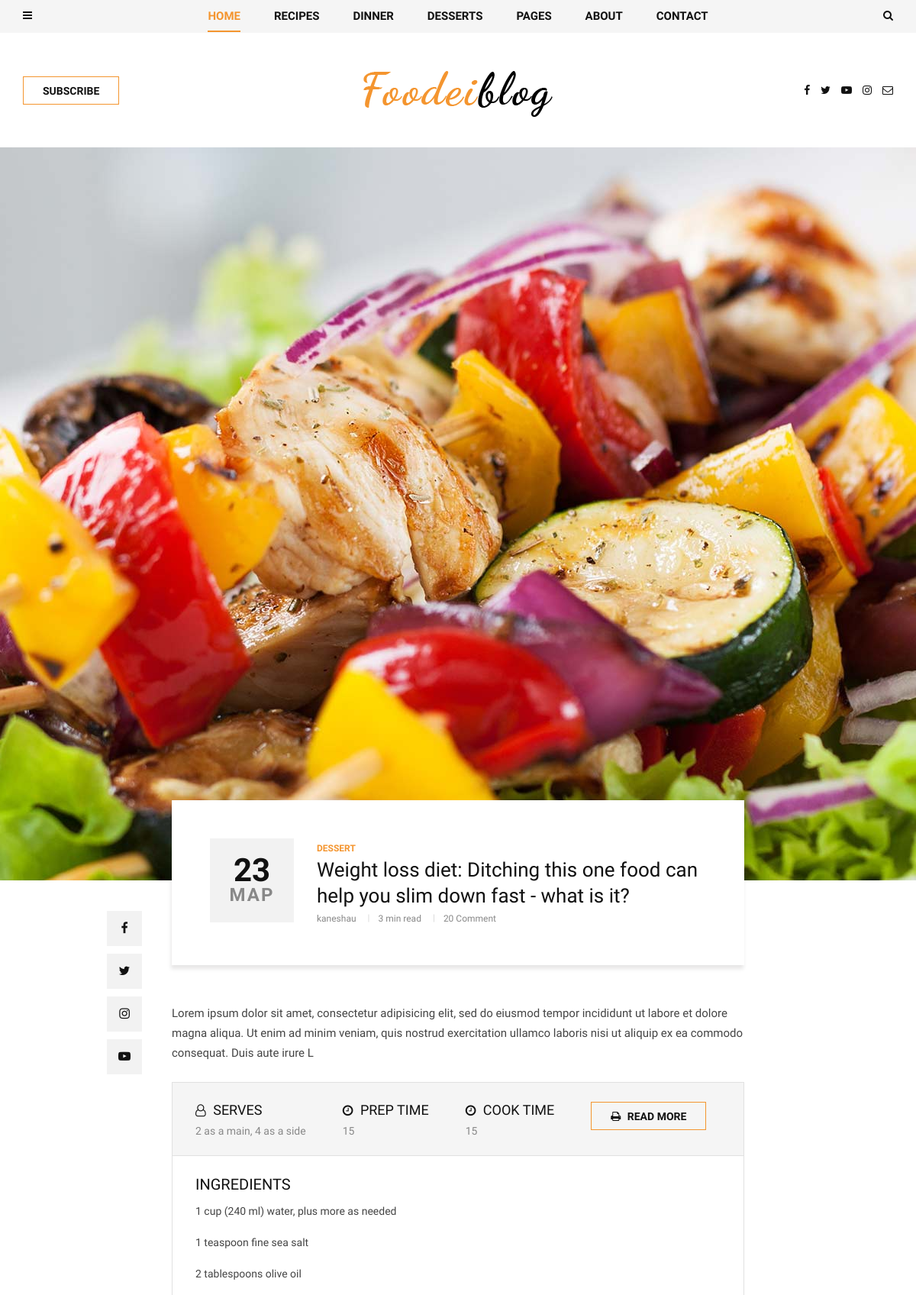
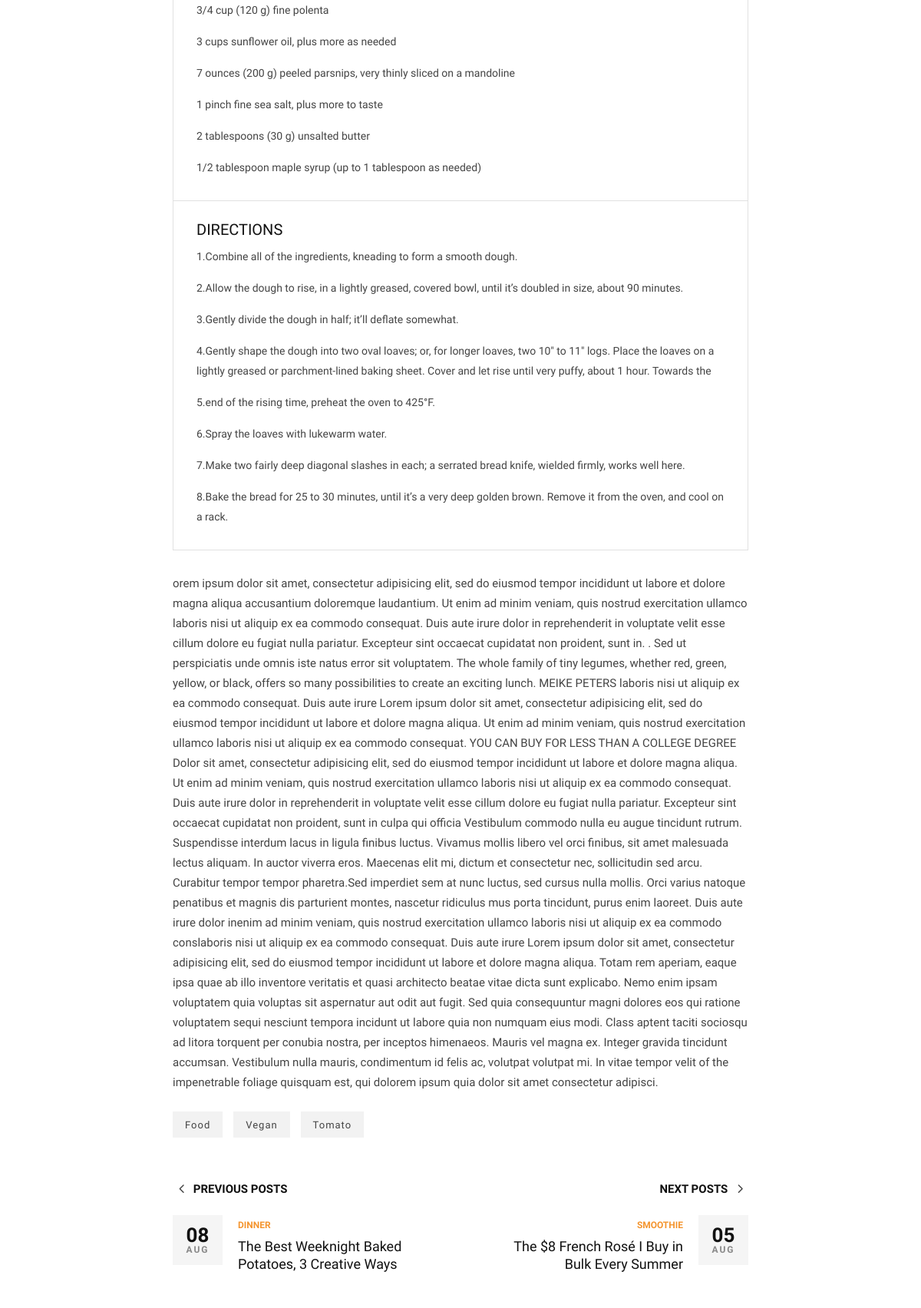
Screenshot of /dessert/food_vegan/ (upper part) with the database file from the repository (2 pictures, top to bottom).
### blog/models.py (models this page shows, shortened)
class Post(models.Model):
    author = models.ForeignKey(
        User, related_name='posts', on_delete=models.CASCADE)
    title = models.CharField(max_length=200)
    slug = models.SlugField(max_length=200, default='')
    image = models.ImageField(upload_to='articles/')
    text = models.TextField()
    category = models.ForeignKey(
        Category,
        related_name='post',
        on_delete=models.SET_NULL,
        null=True
    )
    tags = models.ManyToManyField(Tag, related_name='post')
    create_at = models.DateTimeField(auto_now_add=True)
    def get_recipes(self):
        return self.recipes.all()

class Category(MPTTModel):
    name = models.CharField(max_length=100)
    slug = models.SlugField(max_length=100)
    parent = TreeForeignKey(
        'self',
        related_name='children',
        on_delete=models.SET_NULL,
        null=True,
        blank=True
    )
    class MPTTMeta:
        order_insertion_by = ['name']
    def __str__(self):
        return self.name

class Recipe(models.Model):
    name = models.CharField(max_length=100)
    serves = models.CharField(max_length=50)
    prep_time = models.PositiveIntegerField(default=0)
    cook_time = models.PositiveIntegerField(default=0)
    ingredients = RichTextField()
    directions = RichTextField()
    post = models.ForeignKey(
        Post,
        related_name='recipes',
        on_delete=models.SET_NULL,
        null=True,
        blank=True
    )

class Tag(models.Model):
    name = models.CharField(max_length=100)
    slug = models.SlugField(max_length=100)

### blog/views.py (the view)
# urls.py: path('<slug:slug>/<slug:post_slug>/', views.PostDetailView.as_view(), name='post_single'),
class PostDetailView(DetailView):
    model = Post
    context_object_name = 'post'
    slug_url_kwarg = 'post_slug'

### templates/blog/post_detail.html (shortened to what this page needs)
{% extends "base.html" %}
{% block content %}
    <section class="single-post spad">
        <div class="single-post__hero set-bg" data-setbg={{ post.image.url }}></div>
        <div class="container">
            <div class="row d-flex justify-content-center">
                <div class="col-lg-8">
                    <div class="single-post__title">
                        <div class="single-post__title__meta">
                            <h2>{{ post.create_at|date:"d" }}</h2>
                            <span>{{ post.create_at|date:"M" }}</span>
                        </div>
                        <div class="single-post__title__text">
                            <ul class="label">
                                <li>{{ post.category }}</li>
                            </ul>
                            <h4>{{ post.title }}</h4>
                            <ul class="widget">
                                <li>{{ post.author }}</li>
                                <li>3 min read</li>
                                <li>20 Comment</li>
                            </ul>
                        </div>
                    </div>
                    <div class="single-post__social__item">
                        <ul>
                            <li><a href="#"><i class="fa fa-facebook"></i></a></li>
                            <li><a href="#"><i class="fa fa-twitter"></i></a></li>
                            <li><a href="#"><i class="fa fa-instagram"></i></a></li>
                            <li><a href="#"><i class="fa fa-youtube-play"></i></a></li>
                        </ul>
                    </div>
                    <div class="single-post__top__text">
                        <p>{{ post.text|slice:"250" }}</p>
                    </div>
                    <div class="single-post__recipe__details">
                        {% for recipe in post.get_recipes %}
                        <div class="single-post__recipe__details__option">
                            <ul>
                                <li>
                                    <h5><i class="fa fa-user-o"></i> SERVES</h5>
                                    <span>{{ recipe.serves }}</span>
                                </li>
                                <li>
                                    <h5><i class="fa fa-clock-o"></i> PREP TIME</h5>
                                    <span>{{ recipe.prep_time }}</span>
                                </li>
                                <li>
                                    <h5><i class="fa fa-clock-o"></i> Cook TIME</h5>
                                    <span>{{ recipe.cook_time }}</span>
                                </li>
                                <li><a href="#" class="primary-btn"><i class="fa fa-print"></i> Read more</a></li>
                            </ul>
                        </div>
                        <div class="single-post__recipe__details__indegradients">
                            <h5>Ingredients</h5>
                            {{ recipe.ingredients|safe }}
                        </div>
                        <div class="single-post__recipe__details__direction">
                            <h5>Directions</h5>
                            {{ recipe.directions|safe }}
                        </div>
                        {% endfor %}
                    </div>
                    <div class="single-post__desc">
                        <p>{{ post.text|slice:"250:" }}</p>
                    </div>
                    <div class="single-post__tags">
                        {% for tag in post.tags.all %}
                        <a href="#">{{ tag.name }}</a>
                        {% endfor %}
                    </div>
                    <div class="single-post__next__previous">
                        <div class="row">
                            <div class="col-lg-6 col-md-6 col-sm-6">
                                <a href="#" class="single-post__previous">
                                    <h6><span class="arrow_carrot-left"></span> Previous posts</h6>
                                    <div class="single-post__previous__meta">
                                        <h4>08</h4>
                                        <span>Aug</span>
                                    </div>
                                    <div class="single-post__previous__text">
                                        <span>Dinner</span>
                                        <h5>The Best Weeknight Baked <br />Potatoes, 3 Creative Ways</h5>
                                    </div>
                                </a>
                            </div>
                            <div class="col-lg-6 col-md-6 col-sm-6">
                                <a href="#" class="single-post__next">
                                    <h6>Next posts <span class="arrow_carrot-right"></span> </h6>
                                    <div class="single-post__next__meta">
                                        <h4>05</h4>
                                        <span>Aug</span>
                                    </div>
                                    <div class="single-post__next__text">
                                        <span>Smoothie</span>
                                        <h5>The $8 French Rosé I Buy in <br />Bulk Every Summer</h5>
                                    </div>
                                </a>
                            </div>
                        </div>
                    </div>
                </div>
            </div>
        </div>
    </section>
</body>
</html>
{% endblock content %}

### rows the page displays
Post: create_at "23", create_at "МАР", category "DESSERT", title "Weight loss diet: Ditching this one food can help you slim down fast - what is it?", author "kaneshau", text "Lorem ipsum dolor sit amet, consectetur adipisicing elit, sed do eiusmod tempor incididunt ut labore et dolore magna aliqua. Ut enim ad minim veniam, quis nostrud exercitation ullamco laboris nisi ut aliquip ex ea commodo consequat. Duis aute irure L", text "orem ipsum dolor sit amet, consectetur adipisicing elit, sed do eiusmod tempor incididunt ut labore et dolore magna aliqua accusantium doloremque laudantium. Ut enim ad minim veniam, quis nostrud exercitation ullamco laboris nisi ut aliquip ex ea commodo consequat. Duis aute irure dolor in reprehenderit in voluptate velit esse cillum dolore eu fugiat nulla pariatur. Excepteur sint occaecat cupidatat non proident, sunt in. . Sed ut perspiciatis unde omnis iste natus error sit voluptatem. The whole family of tiny legumes, whether red, green, yellow, or black, offers so many possibilities to create an exciting lunch. MEIKE PETERS laboris nisi ut aliquip ex ea commodo consequat. Duis aute irure…"
Recipe: serves "2 as a main, 4 as a side", prep_time "15", cook_time "15", ingredients "1 cup (240 ml) water, plus more as needed 1 teaspoon fine sea salt 2 tablespoons olive oil 3/4 cup (120 g) fine polenta 3 cups sunflower oil, plus more as needed 7 ounces (200 g) peeled parsnips, very thinly sliced on a mandoline 1 pinch fine sea salt, plus more to taste 2 tablespoons (30 g) unsalted butter 1/2 tablespoon maple syrup (up to 1 tablespoon as needed)", directions "1.Combine all of the ingredients, kneading to form a smooth dough. 2.Allow the dough to rise, in a lightly greased, covered bowl, until it’s doubled in size, about 90 minutes. 3.Gently divide the dough in half; it’ll deflate somewhat. 4.Gently shape the dough into two oval loaves; or, for longer loaves, two 10″ to 11″ logs. Place the loaves on a lightly greased or parchment-lined baking sheet. Cover and let rise until very puffy, about 1 hour. Towards the 5.end of the rising time, preheat the oven to 425°F. 6.Spray the loaves with lukewarm water. 7.Make two fairly deep diagonal slashes in each; a serrated bread knife, wielded firmly, works well here. 8.Bake the bread for 25 to 30 minutes,…"
Tag: name "Food"
Tag: name "Vegan"
Tag: name "Tomato"
